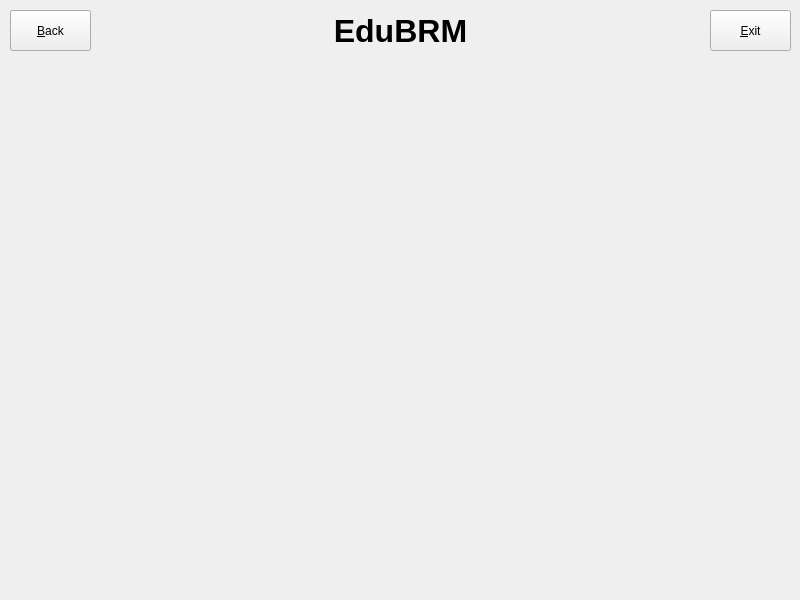
<?xml version="1.0" encoding="UTF-8"?>
<ui version="4.0">
 <class>MainWindow</class>
 <widget class="QMainWindow" name="MainWindow">
  <property name="geometry">
   <rect>
    <x>0</x>
    <y>0</y>
    <width>800</width>
    <height>600</height>
   </rect>
  </property>
  <property name="minimumSize">
   <size>
    <width>800</width>
    <height>600</height>
   </size>
  </property>
  <property name="maximumSize">
   <size>
    <width>800</width>
    <height>600</height>
   </size>
  </property>
  <property name="windowTitle">
   <string>EduBRM</string>
  </property>
  <property name="windowIcon">
   <iconset resource="resources.qrc">
    <normaloff>:/icons/icon.png</normaloff>:/icons/icon.png</iconset>
  </property>
  <widget class="QWidget" name="centralwidget">
   <widget class="QPushButton" name="btnExit">
    <property name="geometry">
     <rect>
      <x>710</x>
      <y>10</y>
      <width>81</width>
      <height>41</height>
     </rect>
    </property>
    <property name="text">
     <string>&amp;Exit</string>
    </property>
    <property name="icon">
     <iconset resource="resources.qrc">
      <normaloff>:/icons/exit.png</normaloff>:/icons/exit.png</iconset>
    </property>
   </widget>
   <widget class="QPushButton" name="btnAbout">
    <property name="geometry">
     <rect>
      <x>10</x>
      <y>10</y>
      <width>81</width>
      <height>41</height>
     </rect>
    </property>
    <property name="text">
     <string>&amp;About</string>
    </property>
    <property name="icon">
     <iconset resource="resources.qrc">
      <normaloff>:/icons/about.png</normaloff>:/icons/about.png</iconset>
    </property>
   </widget>
   <widget class="QScrollArea" name="areaChoose">
    <property name="geometry">
     <rect>
      <x>10</x>
      <y>60</y>
      <width>781</width>
      <height>531</height>
     </rect>
    </property>
    <property name="frameShape">
     <enum>QFrame::NoFrame</enum>
    </property>
    <property name="widgetResizable">
     <bool>true</bool>
    </property>
    <widget class="QWidget" name="areaChooseContents">
     <property name="geometry">
      <rect>
       <x>0</x>
       <y>0</y>
       <width>781</width>
       <height>531</height>
      </rect>
     </property>
     <widget class="QWidget" name="gridLayoutWidget">
      <property name="geometry">
       <rect>
        <x>0</x>
        <y>0</y>
        <width>781</width>
        <height>531</height>
       </rect>
      </property>
      <layout class="QGridLayout" name="gridLayout">
       <property name="margin">
        <number>10</number>
       </property>
       <property name="spacing">
        <number>10</number>
       </property>
      </layout>
     </widget>
    </widget>
   </widget>
   <widget class="QLabel" name="lblTitle">
    <property name="geometry">
     <rect>
      <x>100</x>
      <y>10</y>
      <width>601</width>
      <height>41</height>
     </rect>
    </property>
    <property name="font">
     <font>
      <pointsize>24</pointsize>
      <weight>75</weight>
      <bold>true</bold>
      <kerning>true</kerning>
     </font>
    </property>
    <property name="text">
     <string>EduBRM</string>
    </property>
    <property name="alignment">
     <set>Qt::AlignCenter</set>
    </property>
   </widget>
   <widget class="QPushButton" name="btnBack">
    <property name="geometry">
     <rect>
      <x>10</x>
      <y>10</y>
      <width>81</width>
      <height>41</height>
     </rect>
    </property>
    <property name="text">
     <string>&amp;Back</string>
    </property>
    <property name="icon">
     <iconset resource="resources.qrc">
      <normaloff>:/icons/back.png</normaloff>:/icons/back.png</iconset>
    </property>
   </widget>
   <widget class="QScrollArea" name="areaModule">
    <property name="geometry">
     <rect>
      <x>10</x>
      <y>60</y>
      <width>781</width>
      <height>531</height>
     </rect>
    </property>
    <property name="frameShape">
     <enum>QFrame::NoFrame</enum>
    </property>
    <property name="widgetResizable">
     <bool>true</bool>
    </property>
    <widget class="QWidget" name="areaModuleContents">
     <property name="geometry">
      <rect>
       <x>0</x>
       <y>0</y>
       <width>781</width>
       <height>531</height>
      </rect>
     </property>
    </widget>
   </widget>
   <zorder>lblTitle</zorder>
   <zorder>areaModule</zorder>
   <zorder>btnExit</zorder>
   <zorder>btnAbout</zorder>
   <zorder>areaChoose</zorder>
   <zorder>btnBack</zorder>
  </widget>
 </widget>
 <tabstops>
  <tabstop>btnAbout</tabstop>
  <tabstop>btnExit</tabstop>
  <tabstop>areaChoose</tabstop>
 </tabstops>
 <resources>
  <include location="resources.qrc"/>
 </resources>
 <connections/>
</ui>
